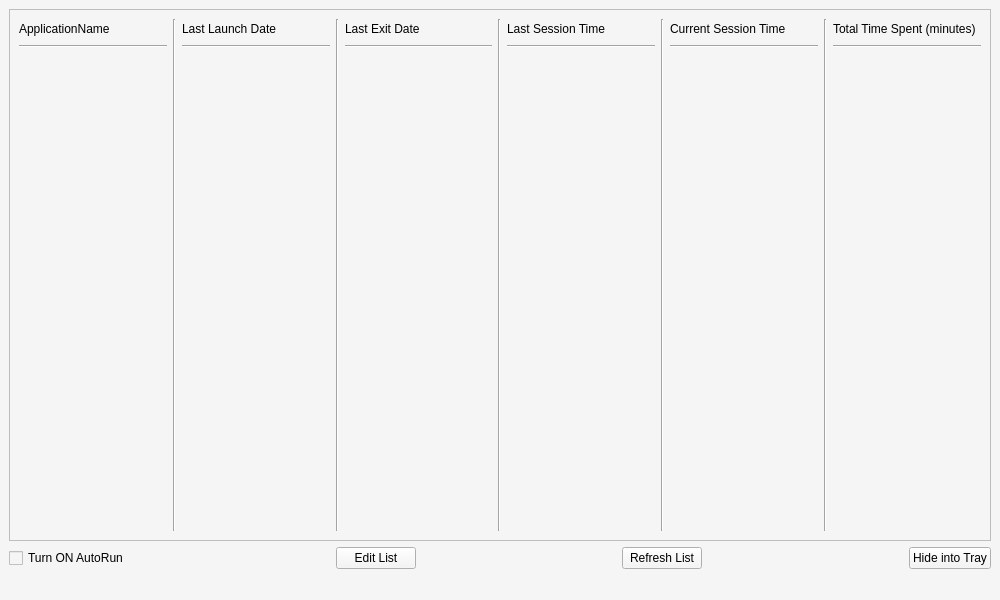
<?xml version="1.0" encoding="UTF-8"?>
<ui version="4.0">
 <class>MainWindow</class>
 <widget class="QMainWindow" name="MainWindow">
  <property name="geometry">
   <rect>
    <x>0</x>
    <y>0</y>
    <width>1000</width>
    <height>600</height>
   </rect>
  </property>
  <property name="minimumSize">
   <size>
    <width>800</width>
    <height>600</height>
   </size>
  </property>
  <property name="windowTitle">
   <string>MainWindow</string>
  </property>
  <property name="styleSheet">
   <string notr="true">background-color: rgb(245, 245, 245);</string>
  </property>
  <widget class="QWidget" name="centralwidget">
   <property name="styleSheet">
    <string notr="true"/>
   </property>
   <layout class="QGridLayout" name="gridLayout">
    <item row="0" column="0">
     <layout class="QVBoxLayout" name="verticalLayout">
      <item>
       <widget class="QScrollArea" name="appsScrollArea">
        <property name="enabled">
         <bool>true</bool>
        </property>
        <property name="autoFillBackground">
         <bool>false</bool>
        </property>
        <property name="styleSheet">
         <string notr="true"/>
        </property>
        <property name="widgetResizable">
         <bool>true</bool>
        </property>
        <widget class="QWidget" name="appsScrollAreaWidget">
         <property name="geometry">
          <rect>
           <x>0</x>
           <y>0</y>
           <width>974</width>
           <height>486</height>
          </rect>
         </property>
         <layout class="QHBoxLayout" name="horizontalLayout_2">
          <item>
           <layout class="QVBoxLayout" name="verticalLayout_1">
            <item>
             <widget class="QLabel" name="label">
              <property name="maximumSize">
               <size>
                <width>16777215</width>
                <height>20</height>
               </size>
              </property>
              <property name="layoutDirection">
               <enum>Qt::LeftToRight</enum>
              </property>
              <property name="styleSheet">
               <string notr="true"/>
              </property>
              <property name="text">
               <string>ApplicationName</string>
              </property>
              <property name="alignment">
               <set>Qt::AlignLeading|Qt::AlignLeft|Qt::AlignVCenter</set>
              </property>
             </widget>
            </item>
            <item>
             <widget class="Line" name="line_4">
              <property name="orientation">
               <enum>Qt::Horizontal</enum>
              </property>
             </widget>
            </item>
            <item>
             <widget class="QLabel" name="appsOutputLabel">
              <property name="minimumSize">
               <size>
                <width>0</width>
                <height>0</height>
               </size>
              </property>
              <property name="focusPolicy">
               <enum>Qt::NoFocus</enum>
              </property>
              <property name="styleSheet">
               <string notr="true"/>
              </property>
              <property name="alignment">
               <set>Qt::AlignLeading|Qt::AlignLeft|Qt::AlignTop</set>
              </property>
              <property name="textInteractionFlags">
               <set>Qt::LinksAccessibleByMouse|Qt::TextSelectableByKeyboard|Qt::TextSelectableByMouse</set>
              </property>
             </widget>
            </item>
           </layout>
          </item>
          <item>
           <widget class="Line" name="line">
            <property name="orientation">
             <enum>Qt::Vertical</enum>
            </property>
           </widget>
          </item>
          <item>
           <layout class="QVBoxLayout" name="verticalLayout_2">
            <item>
             <widget class="QLabel" name="label_2">
              <property name="maximumSize">
               <size>
                <width>16777215</width>
                <height>20</height>
               </size>
              </property>
              <property name="layoutDirection">
               <enum>Qt::LeftToRight</enum>
              </property>
              <property name="text">
               <string>Last Launch Date</string>
              </property>
              <property name="alignment">
               <set>Qt::AlignLeading|Qt::AlignLeft|Qt::AlignVCenter</set>
              </property>
             </widget>
            </item>
            <item>
             <widget class="Line" name="line_5">
              <property name="orientation">
               <enum>Qt::Horizontal</enum>
              </property>
             </widget>
            </item>
            <item>
             <widget class="QLabel" name="appsOutputLabel_2">
              <property name="minimumSize">
               <size>
                <width>0</width>
                <height>0</height>
               </size>
              </property>
              <property name="focusPolicy">
               <enum>Qt::NoFocus</enum>
              </property>
              <property name="styleSheet">
               <string notr="true"/>
              </property>
              <property name="alignment">
               <set>Qt::AlignLeading|Qt::AlignLeft|Qt::AlignTop</set>
              </property>
              <property name="textInteractionFlags">
               <set>Qt::LinksAccessibleByMouse|Qt::TextSelectableByKeyboard|Qt::TextSelectableByMouse</set>
              </property>
             </widget>
            </item>
           </layout>
          </item>
          <item>
           <widget class="Line" name="line_2">
            <property name="orientation">
             <enum>Qt::Vertical</enum>
            </property>
           </widget>
          </item>
          <item>
           <layout class="QVBoxLayout" name="verticalLayout_3">
            <item>
             <widget class="QLabel" name="label_3">
              <property name="maximumSize">
               <size>
                <width>16777215</width>
                <height>20</height>
               </size>
              </property>
              <property name="layoutDirection">
               <enum>Qt::LeftToRight</enum>
              </property>
              <property name="text">
               <string>Last Exit Date</string>
              </property>
              <property name="alignment">
               <set>Qt::AlignLeading|Qt::AlignLeft|Qt::AlignVCenter</set>
              </property>
             </widget>
            </item>
            <item>
             <widget class="Line" name="line_6">
              <property name="orientation">
               <enum>Qt::Horizontal</enum>
              </property>
             </widget>
            </item>
            <item>
             <widget class="QLabel" name="appsOutputLabel_3">
              <property name="minimumSize">
               <size>
                <width>0</width>
                <height>0</height>
               </size>
              </property>
              <property name="focusPolicy">
               <enum>Qt::NoFocus</enum>
              </property>
              <property name="styleSheet">
               <string notr="true"/>
              </property>
              <property name="alignment">
               <set>Qt::AlignLeading|Qt::AlignLeft|Qt::AlignTop</set>
              </property>
              <property name="textInteractionFlags">
               <set>Qt::LinksAccessibleByMouse|Qt::TextSelectableByKeyboard|Qt::TextSelectableByMouse</set>
              </property>
             </widget>
            </item>
           </layout>
          </item>
          <item>
           <widget class="Line" name="line_3">
            <property name="orientation">
             <enum>Qt::Vertical</enum>
            </property>
           </widget>
          </item>
          <item>
           <layout class="QVBoxLayout" name="verticalLayout_4">
            <item>
             <widget class="QLabel" name="label_4">
              <property name="maximumSize">
               <size>
                <width>16777215</width>
                <height>20</height>
               </size>
              </property>
              <property name="layoutDirection">
               <enum>Qt::LeftToRight</enum>
              </property>
              <property name="text">
               <string>Last Session Time</string>
              </property>
              <property name="alignment">
               <set>Qt::AlignLeading|Qt::AlignLeft|Qt::AlignVCenter</set>
              </property>
             </widget>
            </item>
            <item>
             <widget class="Line" name="line_7">
              <property name="orientation">
               <enum>Qt::Horizontal</enum>
              </property>
             </widget>
            </item>
            <item>
             <widget class="QLabel" name="appsOutputLabel_4">
              <property name="minimumSize">
               <size>
                <width>0</width>
                <height>0</height>
               </size>
              </property>
              <property name="focusPolicy">
               <enum>Qt::NoFocus</enum>
              </property>
              <property name="styleSheet">
               <string notr="true"/>
              </property>
              <property name="alignment">
               <set>Qt::AlignLeading|Qt::AlignLeft|Qt::AlignTop</set>
              </property>
              <property name="textInteractionFlags">
               <set>Qt::LinksAccessibleByMouse|Qt::TextSelectableByKeyboard|Qt::TextSelectableByMouse</set>
              </property>
             </widget>
            </item>
           </layout>
          </item>
          <item>
           <widget class="Line" name="line_9">
            <property name="orientation">
             <enum>Qt::Vertical</enum>
            </property>
           </widget>
          </item>
          <item>
           <layout class="QVBoxLayout" name="verticalLayout_5">
            <item>
             <widget class="QLabel" name="label_5">
              <property name="maximumSize">
               <size>
                <width>16777215</width>
                <height>20</height>
               </size>
              </property>
              <property name="layoutDirection">
               <enum>Qt::LeftToRight</enum>
              </property>
              <property name="text">
               <string>Current Session Time</string>
              </property>
              <property name="alignment">
               <set>Qt::AlignLeading|Qt::AlignLeft|Qt::AlignVCenter</set>
              </property>
             </widget>
            </item>
            <item>
             <widget class="Line" name="line_8">
              <property name="orientation">
               <enum>Qt::Horizontal</enum>
              </property>
             </widget>
            </item>
            <item>
             <widget class="QLabel" name="appsOutputLabel_5">
              <property name="minimumSize">
               <size>
                <width>0</width>
                <height>0</height>
               </size>
              </property>
              <property name="focusPolicy">
               <enum>Qt::NoFocus</enum>
              </property>
              <property name="styleSheet">
               <string notr="true"/>
              </property>
              <property name="alignment">
               <set>Qt::AlignLeading|Qt::AlignLeft|Qt::AlignTop</set>
              </property>
              <property name="textInteractionFlags">
               <set>Qt::LinksAccessibleByMouse|Qt::TextSelectableByKeyboard|Qt::TextSelectableByMouse</set>
              </property>
             </widget>
            </item>
           </layout>
          </item>
          <item>
           <widget class="Line" name="line_11">
            <property name="orientation">
             <enum>Qt::Vertical</enum>
            </property>
           </widget>
          </item>
          <item>
           <layout class="QVBoxLayout" name="verticalLayout_6">
            <item>
             <widget class="QLabel" name="label_6">
              <property name="maximumSize">
               <size>
                <width>16777215</width>
                <height>20</height>
               </size>
              </property>
              <property name="layoutDirection">
               <enum>Qt::LeftToRight</enum>
              </property>
              <property name="text">
               <string>Total Time Spent (minutes)</string>
              </property>
              <property name="alignment">
               <set>Qt::AlignLeading|Qt::AlignLeft|Qt::AlignVCenter</set>
              </property>
             </widget>
            </item>
            <item>
             <widget class="Line" name="line_10">
              <property name="orientation">
               <enum>Qt::Horizontal</enum>
              </property>
             </widget>
            </item>
            <item>
             <widget class="QLabel" name="appsOutputLabel_6">
              <property name="minimumSize">
               <size>
                <width>0</width>
                <height>0</height>
               </size>
              </property>
              <property name="focusPolicy">
               <enum>Qt::NoFocus</enum>
              </property>
              <property name="styleSheet">
               <string notr="true"/>
              </property>
              <property name="alignment">
               <set>Qt::AlignLeading|Qt::AlignLeft|Qt::AlignTop</set>
              </property>
              <property name="textInteractionFlags">
               <set>Qt::LinksAccessibleByMouse|Qt::TextSelectableByKeyboard|Qt::TextSelectableByMouse</set>
              </property>
             </widget>
            </item>
           </layout>
          </item>
         </layout>
        </widget>
       </widget>
      </item>
     </layout>
    </item>
    <item row="2" column="0">
     <layout class="QHBoxLayout" name="horizontalLayout">
      <item>
       <widget class="QCheckBox" name="autoRunCheckBox">
        <property name="text">
         <string>Turn ON AutoRun</string>
        </property>
       </widget>
      </item>
      <item>
       <spacer name="horizontalSpacer">
        <property name="orientation">
         <enum>Qt::Horizontal</enum>
        </property>
        <property name="sizeType">
         <enum>QSizePolicy::Expanding</enum>
        </property>
        <property name="sizeHint" stdset="0">
         <size>
          <width>40</width>
          <height>20</height>
         </size>
        </property>
       </spacer>
      </item>
      <item>
       <widget class="QPushButton" name="editButton">
        <property name="text">
         <string>Edit List</string>
        </property>
       </widget>
      </item>
      <item>
       <spacer name="horizontalSpacer_3">
        <property name="orientation">
         <enum>Qt::Horizontal</enum>
        </property>
        <property name="sizeHint" stdset="0">
         <size>
          <width>40</width>
          <height>20</height>
         </size>
        </property>
       </spacer>
      </item>
      <item>
       <widget class="QPushButton" name="refreshButton">
        <property name="text">
         <string>Refresh List</string>
        </property>
       </widget>
      </item>
      <item>
       <spacer name="horizontalSpacer_2">
        <property name="orientation">
         <enum>Qt::Horizontal</enum>
        </property>
        <property name="sizeHint" stdset="0">
         <size>
          <width>40</width>
          <height>20</height>
         </size>
        </property>
       </spacer>
      </item>
      <item>
       <widget class="QPushButton" name="pushButton">
        <property name="text">
         <string>Hide into Tray</string>
        </property>
       </widget>
      </item>
     </layout>
    </item>
   </layout>
  </widget>
  <widget class="QMenuBar" name="menubar">
   <property name="geometry">
    <rect>
     <x>0</x>
     <y>0</y>
     <width>1000</width>
     <height>25</height>
    </rect>
   </property>
  </widget>
  <widget class="QStatusBar" name="statusbar"/>
 </widget>
 <resources/>
 <connections/>
</ui>
